Frame 1 (no input): blank canvas, image omitted
Frame 60 (no input): blank canvas, image omitted
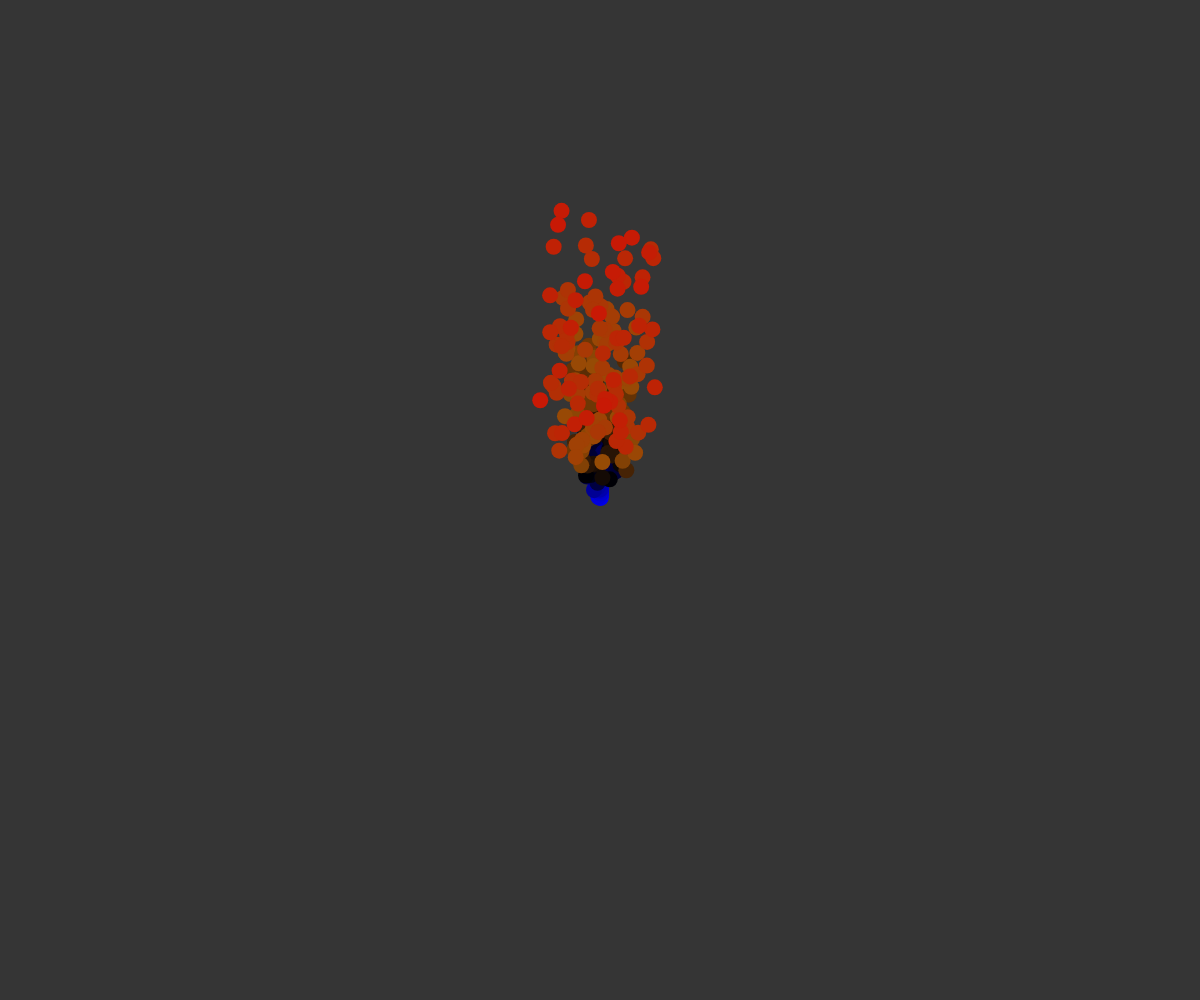
Frame 120 (the mouse pressed at the canvas centre since frame 60)

The p5.js sketch whose frames 1 and 60 were blank and that drew this single picture after the mouse press (run headless with seeded random() and noise() and a simulated clock; from frame 60 on, the mouse is pressed at the canvas centre):

// p5.js sketch
// ── sketch.js
/* Code made by Aiden Onstott/Osnott
 with help from Daniel Shiffman 
 DO NOT COPY WITHOUT CREDIT PLEASE!!! */

particles = [];

function setup() {
  createCanvas(windowWidth, windowHeight);
}

function draw() {
  background(53);
  for (var i = 0; i < 5; i++) {
    var p = new Particle();
    particles.push(p);
  }
  for (var i = particles.length - 1; i >= 0; i--) {
    particles[i].update();
    particles[i].show();
    if (particles[i].finished()) {
      // remove this particle
      particles.splice(i, 1);
    }
  }
}

class Particle {

  constructor() {
    this.x = mouseX;
    this.y = mouseY;
    this.vx = random(-1, 1);
    this.vy = random(-5, -1);
    this.r = 0;
    this.g = 0;
    this.b = 245;
    this.alpha = 255;
    this.iter = 0;
  }

  finished() {
    return this.iter > 99;
  }

  update() {
    this.x += this.vx;
    this.y += this.vy;
    if (this.iter < 20) {
      this.b -= 12;
    } else if (this.iter < 35) {
      this.r += 10;
      this.g += 5;
    } else if (this.iter < 75) {
      this.r += 2;
      this.g -= 2;
    } else {
      this.alpha -= 20;
    }
    this.iter++;
  }

  show() {
    noStroke();
    //stroke(255);
    fill(this.r, this.g, this.b, this.alpha);
    ellipse(this.x, this.y, 16);
  }

}
